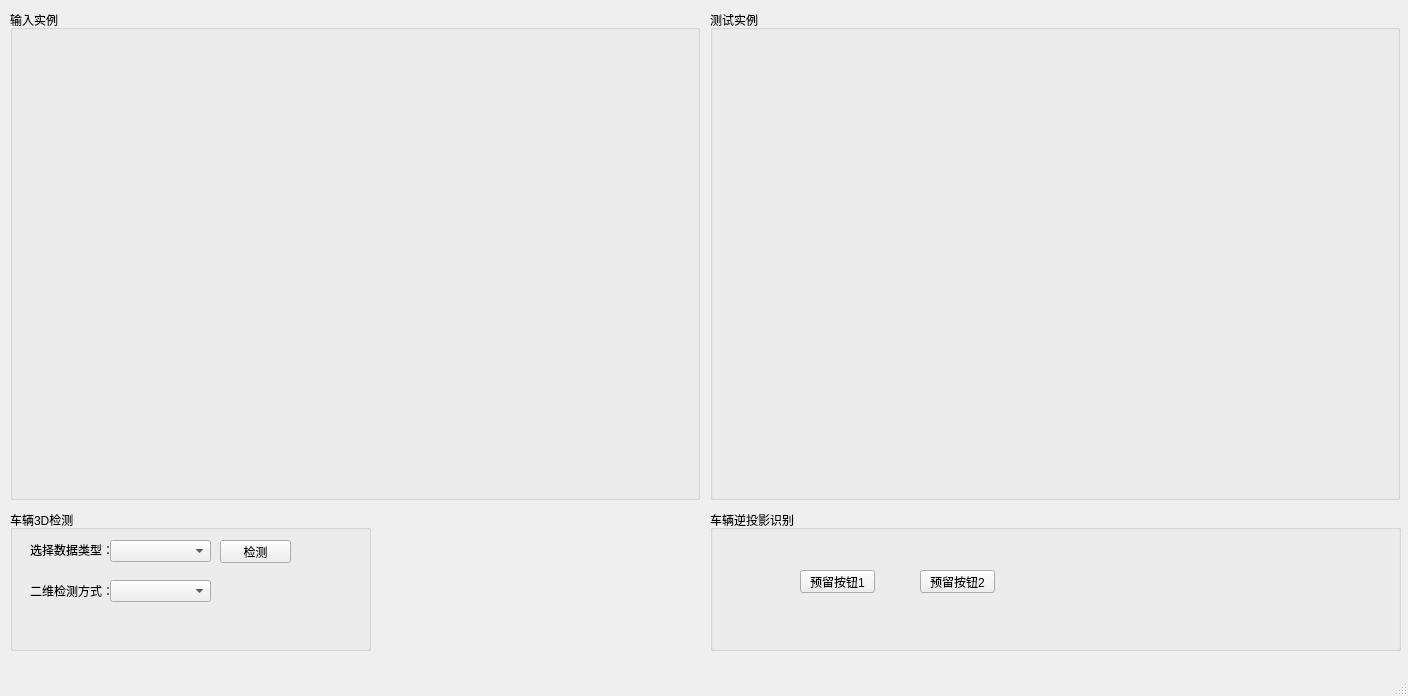
<?xml version="1.0" encoding="UTF-8"?>
<ui version="4.0">
 <class>MainWindow</class>
 <widget class="QMainWindow" name="MainWindow">
  <property name="geometry">
   <rect>
    <x>0</x>
    <y>0</y>
    <width>1408</width>
    <height>696</height>
   </rect>
  </property>
  <property name="windowTitle">
   <string>MainWindow</string>
  </property>
  <widget class="QWidget" name="centralwidget">
   <widget class="QGroupBox" name="groupBox_AftShow">
    <property name="geometry">
     <rect>
      <x>710</x>
      <y>10</y>
      <width>690</width>
      <height>490</height>
     </rect>
    </property>
    <property name="title">
     <string>测试实例</string>
    </property>
    <widget class="QLabel" name="label_AftPicShow">
     <property name="geometry">
      <rect>
       <x>10</x>
       <y>20</y>
       <width>670</width>
       <height>460</height>
      </rect>
     </property>
     <property name="text">
      <string/>
     </property>
    </widget>
   </widget>
   <widget class="QGroupBox" name="groupBox_PreShow">
    <property name="geometry">
     <rect>
      <x>10</x>
      <y>10</y>
      <width>690</width>
      <height>490</height>
     </rect>
    </property>
    <property name="title">
     <string>输入实例</string>
    </property>
    <widget class="QLabel" name="label_PrePicShow">
     <property name="geometry">
      <rect>
       <x>10</x>
       <y>20</y>
       <width>670</width>
       <height>460</height>
      </rect>
     </property>
     <property name="text">
      <string/>
     </property>
     <property name="scaledContents">
      <bool>true</bool>
     </property>
    </widget>
   </widget>
   <widget class="QGroupBox" name="groupBox">
    <property name="geometry">
     <rect>
      <x>10</x>
      <y>510</y>
      <width>361</width>
      <height>141</height>
     </rect>
    </property>
    <property name="title">
     <string>车辆3D检测</string>
    </property>
    <widget class="QLabel" name="label_datatype">
     <property name="geometry">
      <rect>
       <x>20</x>
       <y>30</y>
       <width>81</width>
       <height>20</height>
      </rect>
     </property>
     <property name="text">
      <string>选择数据类型：</string>
     </property>
    </widget>
    <widget class="QComboBox" name="comboBox_SelectData">
     <property name="geometry">
      <rect>
       <x>100</x>
       <y>30</y>
       <width>101</width>
       <height>22</height>
      </rect>
     </property>
     <item>
      <property name="text">
       <string/>
      </property>
     </item>
     <item>
      <property name="text">
       <string>读入图像</string>
      </property>
     </item>
     <item>
      <property name="text">
       <string>读入本地视频</string>
      </property>
     </item>
    </widget>
    <widget class="QPushButton" name="pushButton_3Ddetect">
     <property name="geometry">
      <rect>
       <x>210</x>
       <y>30</y>
       <width>71</width>
       <height>23</height>
      </rect>
     </property>
     <property name="text">
      <string>检测</string>
     </property>
    </widget>
    <widget class="QLabel" name="label_datatype_2">
     <property name="geometry">
      <rect>
       <x>20</x>
       <y>70</y>
       <width>81</width>
       <height>21</height>
      </rect>
     </property>
     <property name="text">
      <string>二维检测方式：</string>
     </property>
    </widget>
    <widget class="QComboBox" name="comboBox_SelectDetect">
     <property name="geometry">
      <rect>
       <x>100</x>
       <y>70</y>
       <width>101</width>
       <height>22</height>
      </rect>
     </property>
     <item>
      <property name="text">
       <string/>
      </property>
     </item>
     <item>
      <property name="text">
       <string>Yolov3</string>
      </property>
     </item>
     <item>
      <property name="text">
       <string>Yolov4</string>
      </property>
     </item>
     <item>
      <property name="text">
       <string>MaskRcnn</string>
      </property>
     </item>
    </widget>
   </widget>
   <widget class="QGroupBox" name="groupBox_2">
    <property name="geometry">
     <rect>
      <x>710</x>
      <y>510</y>
      <width>691</width>
      <height>141</height>
     </rect>
    </property>
    <property name="title">
     <string>车辆逆投影识别</string>
    </property>
    <widget class="QPushButton" name="pushButton2">
     <property name="geometry">
      <rect>
       <x>210</x>
       <y>60</y>
       <width>75</width>
       <height>23</height>
      </rect>
     </property>
     <property name="text">
      <string>预留按钮2</string>
     </property>
    </widget>
    <widget class="QPushButton" name="pushButton1">
     <property name="geometry">
      <rect>
       <x>90</x>
       <y>60</y>
       <width>75</width>
       <height>23</height>
      </rect>
     </property>
     <property name="text">
      <string>预留按钮1</string>
     </property>
    </widget>
   </widget>
  </widget>
  <widget class="QMenuBar" name="menubar">
   <property name="geometry">
    <rect>
     <x>0</x>
     <y>0</y>
     <width>1408</width>
     <height>23</height>
    </rect>
   </property>
  </widget>
  <widget class="QStatusBar" name="statusbar"/>
 </widget>
 <resources/>
 <connections>
  <connection>
   <sender>comboBox_SelectData</sender>
   <signal>currentIndexChanged(int)</signal>
   <receiver>MainWindow</receiver>
   <slot>onbuttonclick_selectDataType()</slot>
   <hints>
    <hint type="sourcelabel">
     <x>192</x>
     <y>573</y>
    </hint>
    <hint type="destinationlabel">
     <x>6</x>
     <y>632</y>
    </hint>
   </hints>
  </connection>
  <connection>
   <sender>pushButton_3Ddetect</sender>
   <signal>clicked()</signal>
   <receiver>MainWindow</receiver>
   <slot>onbuttonclick_videodisplay()</slot>
   <hints>
    <hint type="sourcelabel">
     <x>264</x>
     <y>585</y>
    </hint>
    <hint type="destinationlabel">
     <x>5</x>
     <y>553</y>
    </hint>
   </hints>
  </connection>
  <connection>
   <sender>pushButton1</sender>
   <signal>clicked()</signal>
   <receiver>MainWindow</receiver>
   <slot>onbuttonclick_picdetect()</slot>
   <hints>
    <hint type="sourcelabel">
     <x>839</x>
     <y>615</y>
    </hint>
    <hint type="destinationlabel">
     <x>3</x>
     <y>588</y>
    </hint>
   </hints>
  </connection>
  <connection>
   <sender>pushButton2</sender>
   <signal>clicked()</signal>
   <receiver>MainWindow</receiver>
   <slot>onbuttonclick_videodetect()</slot>
   <hints>
    <hint type="sourcelabel">
     <x>949</x>
     <y>615</y>
    </hint>
    <hint type="destinationlabel">
     <x>6</x>
     <y>504</y>
    </hint>
   </hints>
  </connection>
  <connection>
   <sender>comboBox_SelectDetect</sender>
   <signal>currentIndexChanged(int)</signal>
   <receiver>MainWindow</receiver>
   <slot>onbuttonclick_selectDetect()</slot>
   <hints>
    <hint type="sourcelabel">
     <x>156</x>
     <y>620</y>
    </hint>
    <hint type="destinationlabel">
     <x>517</x>
     <y>657</y>
    </hint>
   </hints>
  </connection>
 </connections>
 <slots>
  <signal>clicked()</signal>
  <slot>onbuttonclick_picdetect()</slot>
  <slot>onbuttonclick_videodetect()</slot>
  <slot>onbuttonclick_selectDataType()</slot>
  <slot>onbuttonclick_videodisplay()</slot>
  <slot>onbuttonclick_videopause()</slot>
  <slot>onbuttonclick_selectDetect()</slot>
 </slots>
</ui>
